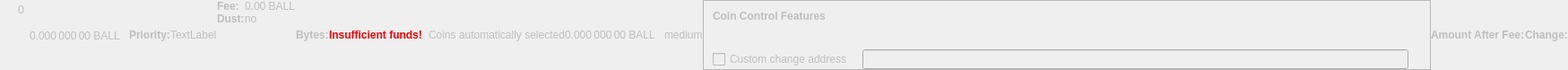
    <widget class="QWidget" name="dummyHideWidget" native="true">
     <property name="enabled">
      <bool>false</bool>
     </property>
     <property name="maximumSize">
      <size>
       <width>100</width>
       <height>22</height>
      </size>
     </property>
     <layout class="QHBoxLayout" name="dummyHideLayout">
      <property name="spacing">
       <number>0</number>
      </property>
      <property name="leftMargin">
       <number>0</number>
      </property>
      <property name="topMargin">
       <number>0</number>
      </property>
      <property name="rightMargin">
       <number>0</number>
      </property>
      <property name="bottomMargin">
       <number>0</number>
      </property>
      <item>
       <layout class="QFormLayout" name="formLayoutCoinControl1">
        <property name="horizontalSpacing">
         <number>10</number>
        </property>
        <property name="verticalSpacing">
         <number>14</number>
        </property>
        <property name="leftMargin">
         <number>10</number>
        </property>
        <property name="topMargin">
         <number>4</number>
        </property>
        <property name="rightMargin">
         <number>6</number>
        </property>
        <item row="0" column="1">
         <widget class="QLabel" name="labelCoinControlBytes">
          <property name="cursor">
           <cursorShape>IBeamCursor</cursorShape>
          </property>
          <property name="contextMenuPolicy">
           <enum>Qt::ActionsContextMenu</enum>
          </property>
          <property name="text">
           <string notr="true">0</string>
          </property>
          <property name="textInteractionFlags">
           <set>Qt::LinksAccessibleByMouse|Qt::TextSelectableByKeyboard|Qt::TextSelectableByMouse</set>
          </property>
         </widget>
        </item>
       </layout>
      </item>
      <item>
       <widget class="QLabel" name="labelCoinControlAfterFee">
        <property name="enabled">
         <bool>false</bool>
        </property>
        <property name="sizePolicy">
         <sizepolicy hsizetype="Fixed" vsizetype="Fixed">
          <horstretch>0</horstretch>
          <verstretch>0</verstretch>
         </sizepolicy>
        </property>
        <property name="minimumSize">
         <size>
          <width>111</width>
          <height>12</height>
         </size>
        </property>
        <property name="maximumSize">
         <size>
          <width>111</width>
          <height>12</height>
         </size>
        </property>
        <property name="cursor">
         <cursorShape>IBeamCursor</cursorShape>
        </property>
        <property name="contextMenuPolicy">
         <enum>Qt::ActionsContextMenu</enum>
        </property>
        <property name="text">
         <string notr="true">0.000 000 00 BALL</string>
        </property>
        <property name="textInteractionFlags">
         <set>Qt::LinksAccessibleByMouse|Qt::TextSelectableByKeyboard|Qt::TextSelectableByMouse</set>
        </property>
       </widget>
      </item>
      <item>
       <widget class="QLabel" name="labelCoinControlPriorityText">
        <property name="enabled">
         <bool>false</bool>
        </property>
        <property name="font">
         <font>
          <weight>75</weight>
          <bold>true</bold>
         </font>
        </property>
        <property name="text">
         <string>Priority:</string>
        </property>
       </widget>
      </item>
      <item>
       <layout class="QHBoxLayout" name="horizontalLayout">
        <item>
         <widget class="QLabel" name="WarningLabel">
          <property name="text">
           <string>TextLabel</string>
          </property>
         </widget>
        </item>
       </layout>
      </item>
      <item>
       <layout class="QFormLayout" name="formLayoutCoinControl3">
        <property name="horizontalSpacing">
         <number>0</number>
        </property>
        <property name="verticalSpacing">
         <number>0</number>
        </property>
        <property name="leftMargin">
         <number>0</number>
        </property>
        <property name="topMargin">
         <number>0</number>
        </property>
        <property name="rightMargin">
         <number>0</number>
        </property>
        <item row="0" column="0">
         <widget class="QLabel" name="labelCoinControlFeeText">
          <property name="enabled">
           <bool>false</bool>
          </property>
          <property name="font">
           <font>
            <weight>75</weight>
            <bold>true</bold>
           </font>
          </property>
          <property name="text">
           <string>Fee:</string>
          </property>
          <property name="margin">
           <number>0</number>
          </property>
         </widget>
        </item>
        <item row="0" column="1">
         <widget class="QLabel" name="labelCoinControlFee">
          <property name="enabled">
           <bool>false</bool>
          </property>
          <property name="cursor">
           <cursorShape>IBeamCursor</cursorShape>
          </property>
          <property name="contextMenuPolicy">
           <enum>Qt::ActionsContextMenu</enum>
          </property>
          <property name="text">
           <string notr="true">0.00 BALL</string>
          </property>
          <property name="textInteractionFlags">
           <set>Qt::LinksAccessibleByMouse|Qt::TextSelectableByKeyboard|Qt::TextSelectableByMouse</set>
          </property>
         </widget>
        </item>
        <item row="1" column="0">
         <widget class="QLabel" name="labelCoinControlLowOutputText">
          <property name="enabled">
           <bool>false</bool>
          </property>
          <property name="font">
           <font>
            <weight>75</weight>
            <bold>true</bold>
           </font>
          </property>
          <property name="text">
           <string>Dust:</string>
          </property>
         </widget>
        </item>
        <item row="1" column="1">
         <widget class="QLabel" name="labelCoinControlLowOutput">
          <property name="enabled">
           <bool>false</bool>
          </property>
          <property name="cursor">
           <cursorShape>IBeamCursor</cursorShape>
          </property>
          <property name="contextMenuPolicy">
           <enum>Qt::ActionsContextMenu</enum>
          </property>
          <property name="text">
           <string>no</string>
          </property>
          <property name="textInteractionFlags">
           <set>Qt::LinksAccessibleByMouse|Qt::TextSelectableByKeyboard|Qt::TextSelectableByMouse</set>
          </property>
         </widget>
        </item>
       </layout>
      </item>
      <item>
       <widget class="QLabel" name="labelCoinControlBytesText">
        <property name="enabled">
         <bool>false</bool>
        </property>
        <property name="font">
         <font>
          <weight>75</weight>
          <bold>true</bold>
         </font>
        </property>
        <property name="text">
         <string>Bytes:</string>
        </property>
       </widget>
      </item>
      <item>
       <layout class="QFormLayout" name="formLayoutCoinControl2">
        <property name="horizontalSpacing">
         <number>0</number>
        </property>
        <property name="verticalSpacing">
         <number>0</number>
        </property>
        <property name="leftMargin">
         <number>0</number>
        </property>
        <property name="topMargin">
         <number>0</number>
        </property>
        <property name="rightMargin">
         <number>0</number>
        </property>
       </layout>
      </item>
      <item>
       <layout class="QHBoxLayout" name="horizontalLayoutCoinControl2">
        <property name="spacing">
         <number>0</number>
        </property>
        <property name="bottomMargin">
         <number>0</number>
        </property>
       </layout>
      </item>
      <item>
       <widget class="QLabel" name="labelCoinControlInsuffFunds">
        <property name="enabled">
         <bool>false</bool>
        </property>
        <property name="minimumSize">
         <size>
          <width>0</width>
          <height>0</height>
         </size>
        </property>
        <property name="font">
         <font>
          <weight>75</weight>
          <bold>true</bold>
         </font>
        </property>
        <property name="styleSheet">
         <string notr="true">color:red;font-weight:bold;</string>
        </property>
        <property name="text">
         <string>Insufficient funds!</string>
        </property>
        <property name="margin">
         <number>5</number>
        </property>
       </widget>
      </item>
      <item>
       <layout class="QFormLayout" name="formLayoutCoinControl4">
        <property name="horizontalSpacing">
         <number>0</number>
        </property>
        <property name="verticalSpacing">
         <number>0</number>
        </property>
        <property name="leftMargin">
         <number>0</number>
        </property>
        <property name="topMargin">
         <number>0</number>
        </property>
        <property name="rightMargin">
         <number>0</number>
        </property>
       </layout>
      </item>
      <item>
       <widget class="QLabel" name="labelCoinControlChangeLabel">
        <property name="enabled">
         <bool>false</bool>
        </property>
        <property name="sizePolicy">
         <sizepolicy hsizetype="Preferred" vsizetype="Expanding">
          <horstretch>0</horstretch>
          <verstretch>0</verstretch>
         </sizepolicy>
        </property>
        <property name="minimumSize">
         <size>
          <width>0</width>
          <height>0</height>
         </size>
        </property>
        <property name="text">
         <string/>
        </property>
        <property name="margin">
         <number>3</number>
        </property>
       </widget>
      </item>
      <item>
       <widget class="QLabel" name="labelCoinControlAutomaticallySelected">
        <property name="enabled">
         <bool>false</bool>
        </property>
        <property name="sizePolicy">
         <sizepolicy hsizetype="Fixed" vsizetype="Fixed">
          <horstretch>0</horstretch>
          <verstretch>0</verstretch>
         </sizepolicy>
        </property>
        <property name="minimumSize">
         <size>
          <width>0</width>
          <height>0</height>
         </size>
        </property>
        <property name="maximumSize">
         <size>
          <width>240</width>
          <height>16777215</height>
         </size>
        </property>
        <property name="text">
         <string>Coins automatically selected</string>
        </property>
        <property name="margin">
         <number>5</number>
        </property>
       </widget>
      </item>
      <item>
       <widget class="QLabel" name="labelCoinControlChange">
        <property name="enabled">
         <bool>false</bool>
        </property>
        <property name="sizePolicy">
         <sizepolicy hsizetype="Fixed" vsizetype="Fixed">
          <horstretch>0</horstretch>
          <verstretch>0</verstretch>
         </sizepolicy>
        </property>
        <property name="minimumSize">
         <size>
          <width>111</width>
          <height>0</height>
         </size>
        </property>
        <property name="maximumSize">
         <size>
          <width>111</width>
          <height>16777215</height>
         </size>
        </property>
        <property name="cursor">
         <cursorShape>IBeamCursor</cursorShape>
        </property>
        <property name="contextMenuPolicy">
         <enum>Qt::ActionsContextMenu</enum>
        </property>
        <property name="text">
         <string notr="true">0.000 000 00 BALL</string>
        </property>
        <property name="textInteractionFlags">
         <set>Qt::LinksAccessibleByMouse|Qt::TextSelectableByKeyboard|Qt::TextSelectableByMouse</set>
        </property>
       </widget>
      </item>
      <item>
       <widget class="QLabel" name="labelCoinControlPriority">
        <property name="enabled">
         <bool>false</bool>
        </property>
        <property name="cursor">
         <cursorShape>IBeamCursor</cursorShape>
        </property>
        <property name="contextMenuPolicy">
         <enum>Qt::ActionsContextMenu</enum>
        </property>
        <property name="text">
         <string>medium</string>
        </property>
        <property name="textInteractionFlags">
         <set>Qt::LinksAccessibleByMouse|Qt::TextSelectableByKeyboard|Qt::TextSelectableByMouse</set>
        </property>
       </widget>
      </item>
      <item>
       <widget class="QFrame" name="frameCoinControl">
        <property name="sizePolicy">
         <sizepolicy hsizetype="Expanding" vsizetype="Expanding">
          <horstretch>0</horstretch>
          <verstretch>0</verstretch>
         </sizepolicy>
        </property>
        <property name="maximumSize">
         <size>
          <width>16777215</width>
          <height>16777215</height>
         </size>
        </property>
        <property name="frameShape">
         <enum>QFrame::StyledPanel</enum>
        </property>
        <property name="frameShadow">
         <enum>QFrame::Sunken</enum>
        </property>
        <layout class="QVBoxLayout" name="verticalLayoutCoinControl2_2">
         <property name="spacing">
          <number>0</number>
         </property>
         <property name="leftMargin">
          <number>0</number>
         </property>
         <property name="topMargin">
          <number>0</number>
         </property>
         <property name="rightMargin">
          <number>0</number>
         </property>
         <property name="bottomMargin">
          <number>0</number>
         </property>
         <item>
          <layout class="QVBoxLayout" name="verticalLayoutCoinControl" stretch="0,0,0,1">
           <property name="spacing">
            <number>0</number>
           </property>
           <property name="leftMargin">
            <number>10</number>
           </property>
           <property name="topMargin">
            <number>10</number>
           </property>
           <item>
            <layout class="QHBoxLayout" name="horizontalLayoutCoinControl1">
             <property name="bottomMargin">
              <number>15</number>
             </property>
             <item>
              <widget class="QLabel" name="labelCoinControlFeatures">
               <property name="enabled">
                <bool>false</bool>
               </property>
               <property name="sizePolicy">
                <sizepolicy hsizetype="Preferred" vsizetype="Maximum">
                 <horstretch>0</horstretch>
                 <verstretch>0</verstretch>
                </sizepolicy>
               </property>
               <property name="font">
                <font>
                 <weight>75</weight>
                 <bold>true</bold>
                </font>
               </property>
               <property name="styleSheet">
                <string notr="true">font-weight:bold;</string>
               </property>
               <property name="text">
                <string>Coin Control Features</string>
               </property>
              </widget>
             </item>
            </layout>
           </item>
           <item>
            <widget class="QWidget" name="widgetCoinControl" native="true">
             <property name="sizePolicy">
              <sizepolicy hsizetype="Preferred" vsizetype="Preferred">
               <horstretch>0</horstretch>
               <verstretch>0</verstretch>
              </sizepolicy>
             </property>
             <property name="minimumSize">
              <size>
               <width>0</width>
               <height>0</height>
              </size>
             </property>
             <property name="styleSheet">
              <string notr="true"/>
             </property>
             <layout class="QHBoxLayout" name="horizontalLayoutCoinControl5_2">
              <property name="leftMargin">
               <number>0</number>
              </property>
              <property name="topMargin">
               <number>0</number>
              </property>
              <property name="rightMargin">
               <number>0</number>
              </property>
              <property name="bottomMargin">
               <number>0</number>
              </property>
              <item>
               <layout class="QHBoxLayout" name="horizontalLayoutCoinControl3">
                <property name="spacing">
                 <number>20</number>
                </property>
                <property name="topMargin">
                 <number>0</number>
                </property>
                <property name="bottomMargin">
                 <number>10</number>
                </property>
               </layout>
              </item>
             </layout>
            </widget>
           </item>
           <item>
            <layout class="QHBoxLayout" name="horizontalLayoutCoinControl4" stretch="0,0,0">
             <property name="spacing">
              <number>12</number>
             </property>
             <property name="sizeConstraint">
              <enum>QLayout::SetDefaultConstraint</enum>
             </property>
             <property name="topMargin">
              <number>5</number>
             </property>
             <property name="rightMargin">
              <number>5</number>
             </property>
             <item>
              <widget class="QCheckBox" name="checkBoxCoinControlChange">
               <property name="enabled">
                <bool>false</bool>
               </property>
               <property name="toolTip">
                <string>If this is activated, but the change address is empty or invalid, change will be sent to a newly generated address.</string>
               </property>
               <property name="text">
                <string>Custom change address</string>
               </property>
              </widget>
             </item>
             <item>
              <widget class="QValidatedLineEdit" name="lineEditCoinControlChange">
               <property name="enabled">
                <bool>false</bool>
               </property>
               <property name="sizePolicy">
                <sizepolicy hsizetype="Expanding" vsizetype="Fixed">
                 <horstretch>0</horstretch>
                 <verstretch>0</verstretch>
                </sizepolicy>
               </property>
              </widget>
             </item>
             <item>
              <widget class="QLabel" name="labelCoinControlChangeLabel_2">
               <property name="sizePolicy">
                <sizepolicy hsizetype="Preferred" vsizetype="Expanding">
                 <horstretch>0</horstretch>
                 <verstretch>0</verstretch>
                </sizepolicy>
               </property>
               <property name="minimumSize">
                <size>
                 <width>0</width>
                 <height>0</height>
                </size>
               </property>
               <property name="text">
                <string/>
               </property>
               <property name="margin">
                <number>3</number>
               </property>
              </widget>
             </item>
            </layout>
           </item>
           <item>
            <spacer name="verticalSpacerCoinControl">
             <property name="orientation">
              <enum>Qt::Vertical</enum>
             </property>
             <property name="sizeHint" stdset="0">
              <size>
               <width>800</width>
               <height>1</height>
              </size>
             </property>
            </spacer>
           </item>
          </layout>
         </item>
        </layout>
       </widget>
      </item>
      <item>
       <widget class="QLabel" name="labelCoinControlAfterFeeText">
        <property name="enabled">
         <bool>false</bool>
        </property>
        <property name="minimumSize">
         <size>
          <width>0</width>
          <height>0</height>
         </size>
        </property>
        <property name="maximumSize">
         <size>
          <width>16777215</width>
          <height>16777215</height>
         </size>
        </property>
        <property name="font">
         <font>
          <weight>75</weight>
          <bold>true</bold>
         </font>
        </property>
        <property name="text">
         <string>Amount After Fee:</string>
        </property>
        <property name="alignment">
         <set>Qt::AlignLeading|Qt::AlignLeft|Qt::AlignVCenter</set>
        </property>
        <property name="margin">
         <number>0</number>
        </property>
       </widget>
      </item>
      <item>
       <widget class="QLabel" name="labelCoinControlChangeText">
        <property name="enabled">
         <bool>false</bool>
        </property>
        <property name="sizePolicy">
         <sizepolicy hsizetype="Preferred" vsizetype="Preferred">
          <horstretch>0</horstretch>
          <verstretch>0</verstretch>
         </sizepolicy>
        </property>
        <property name="minimumSize">
         <size>
          <width>0</width>
          <height>0</height>
         </size>
        </property>
        <property name="maximumSize">
         <size>
          <width>16777215</width>
          <height>16777215</height>
         </size>
        </property>
        <property name="font">
         <font>
          <weight>75</weight>
          <bold>true</bold>
         </font>
        </property>
        <property name="text">
         <string>Change:</string>
        </property>
        <property name="alignment">
         <set>Qt::AlignLeading|Qt::AlignLeft|Qt::AlignVCenter</set>
        </property>
       </widget>
      </item>
     </layout>
    </widget>
